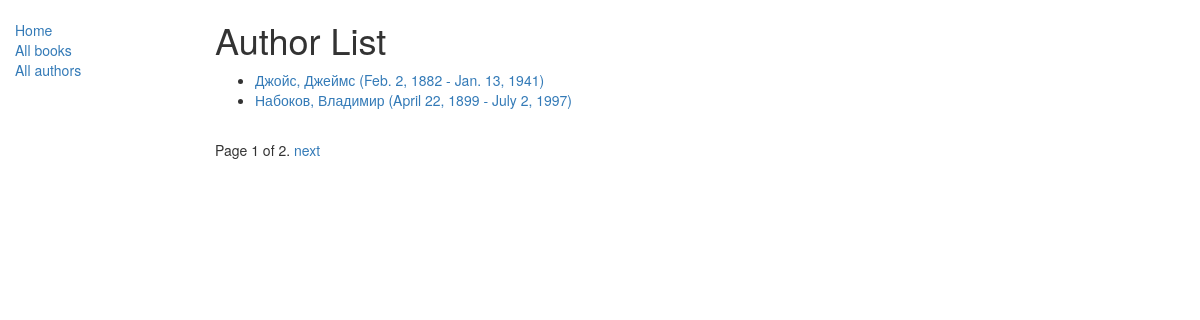
The page /catalog/authors on the database its author committed.
### catalog/models.py (models this page shows, shortened)
class Autor(models.Model):
    first_name = models.CharField(max_length=200)
    last_name = models.CharField(max_length=200)
    date_of_birth = models.DateField(null=True,
                                     blank=True)
    date_of_death = models.DateField("death",
                                     null=True,
                                     blank=True)
    def get_absolute_url(self):
        return reverse('author-detail', args=[str(self.id)])
    class Meta:
        ordering = ["last_name"]

### catalog/views.py (the view)
class AutorListView(generic.ListView):
    model = Autor
    context_object_name = "list_author"
    paginate_by = 2

### catalog/templates/catalog/autor_list.html
{% extends "base_template.html" %}
{% block content %}
    <h1>Author List</h1>
    {% if list_author %}
    <ul>
      {% for author in list_author %}
      <li>
        <a href="{{ author.get_absolute_url }}">{{ author.last_name }}, {{ author.first_name }}
            ({{ author.date_of_birth }} - {{ author.date_of_death }})</a>
      </li>
      {% endfor %}
    </ul>
    {% else %}
      <p>There are no authors in the library.</p>
    {% endif %}
{% endblock %}

### rows shown on the page
Autor: last_name "Джойс", first_name "Джеймс", date_of_birth "Feb. 2, 1882", date_of_death "Jan. 13, 1941"
Autor: last_name "Набоков", first_name "Владимир", date_of_birth "April 22, 1899", date_of_death "July 2, 1997"

### other values the page prints
{{ page_obj.number }} "1"
{{ page_obj.paginator.num_pages }} "2"
